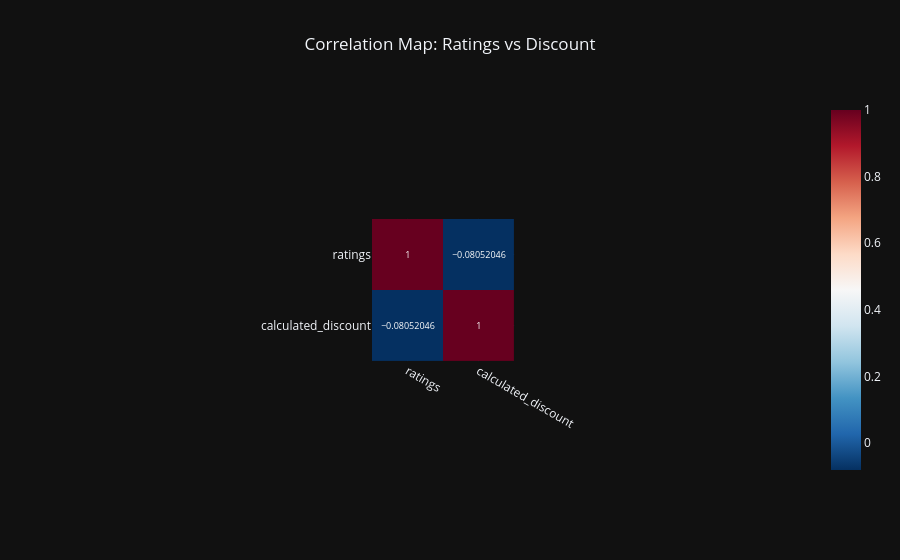

The notebook cell this image was saved under:
### Code cell
# Calculate correlation
corr = df3[['ratings', 'calculated_discount']].corr()

# Plot heatmap
fig = px.imshow(
    corr,
    text_auto=True,
    color_continuous_scale='RdBu_r',
    title='Correlation Map: Ratings vs Discount'
)

fig.update_layout(
    template='plotly_dark',
    title_x=0.5
)

fig.show()

### Figure 1 — Plotly figure (JSON) as saved in the notebook; plotly's stock layout.template omitted (floating-point values rounded to 4 significant figures)
{"data": [{"coloraxis": "coloraxis", "hovertemplate": "x: %{x}<br>y: %{y}<br>color: %{z}<extra></extra>", "name": "0", "texttemplate": "%{z}", "type": "heatmap", "x": ["ratings", "calculated_discount"], "xaxis": "x", "y": ["ratings", "calculated_discount"], "yaxis": "y", "z": [[1, -0.08052], [-0.08052, 1]]}], "layout": {"autosize": true, "coloraxis": {"colorscale": [[0, "rgb(5,48,97)"], [0.1, "rgb(33,102,172)"], [0.2, "rgb(67,147,195)"], [0.3, "rgb(146,197,222)"], [0.4, "rgb(209,229,240)"], [0.5, "rgb(247,247,247)"], [0.6, "rgb(253,219,199)"], [0.7, "rgb(244,165,130)"], [0.8, "rgb(214,96,77)"], [0.9, "rgb(178,24,43)"], [1, "rgb(103,0,31)"]]}, "title": {"text": "Correlation Map: Ratings vs Discount", "x": 0.5}, "xaxis": {"anchor": "y", "autorange": true, "constrain": "domain", "domain": [0.4021, 0.5979], "range": [-0.5, 1.5], "scaleanchor": "y", "type": "category"}, "yaxis": {"anchor": "x", "autorange": true, "constrain": "domain", "domain": [0, 1], "range": [1.5, -0.5], "type": "category"}}}
